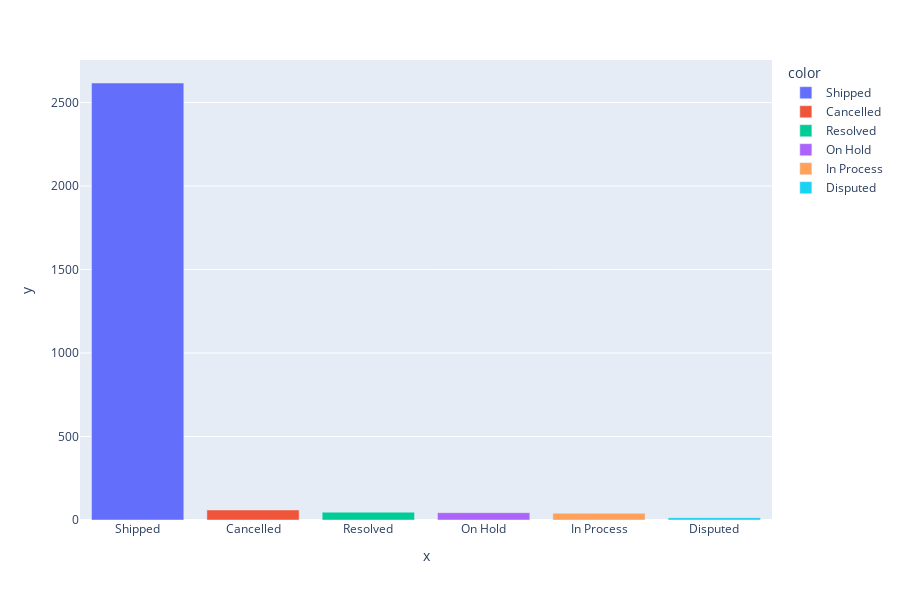

Write notebook code for a chart like this one.
### Markdown cell above
- ¿Cuántos valores de estado de pedido únicos tenemos?
- ¿Tenemos conjuntos de datos balanceados? Comentar el resultado y proponer soluciones para solucionar el problema

### Code cell
barplot_visualization('STATUS')

### Figure 1 — Plotly figure (JSON) as saved in the notebook; plotly's stock layout.template omitted (floating-point values rounded to 4 significant figures)
{"data": [{"alignmentgroup": "True", "hovertemplate": "color=Shipped<br>x=%{x}<br>y=%{y}<extra></extra>", "legendgroup": "Shipped", "marker": {"color": "#636efa", "pattern": {"shape": ""}}, "name": "Shipped", "offsetgroup": "Shipped", "orientation": "v", "showlegend": true, "textposition": "auto", "type": "bar", "x": ["Shipped"], "xaxis": "x", "y": [2617], "yaxis": "y"}, {"alignmentgroup": "True", "hovertemplate": "color=Cancelled<br>x=%{x}<br>y=%{y}<extra></extra>", "legendgroup": "Cancelled", "marker": {"color": "#EF553B", "pattern": {"shape": ""}}, "name": "Cancelled", "offsetgroup": "Cancelled", "orientation": "v", "showlegend": true, "textposition": "auto", "type": "bar", "x": ["Cancelled"], "xaxis": "x", "y": [60], "yaxis": "y"}, {"alignmentgroup": "True", "hovertemplate": "color=Resolved<br>x=%{x}<br>y=%{y}<extra></extra>", "legendgroup": "Resolved", "marker": {"color": "#00cc96", "pattern": {"shape": ""}}, "name": "Resolved", "offsetgroup": "Resolved", "orientation": "v", "showlegend": true, "textposition": "auto", "type": "bar", "x": ["Resolved"], "xaxis": "x", "y": [47], "yaxis": "y"}, {"alignmentgroup": "True", "hovertemplate": "color=On Hold<br>x=%{x}<br>y=%{y}<extra></extra>", "legendgroup": "On Hold", "marker": {"color": "#ab63fa", "pattern": {"shape": ""}}, "name": "On Hold", "offsetgroup": "On Hold", "orientation": "v", "showlegend": true, "textposition": "auto", "type": "bar", "x": ["On Hold"], "xaxis": "x", "y": [44], "yaxis": "y"}, {"alignmentgroup": "True", "hovertemplate": "color=In Process<br>x=%{x}<br>y=%{y}<extra></extra>", "legendgroup": "In Process", "marker": {"color": "#FFA15A", "pattern": {"shape": ""}}, "name": "In Process", "offsetgroup": "In Process", "orientation": "v", "showlegend": true, "textposition": "auto", "type": "bar", "x": ["In Process"], "xaxis": "x", "y": [41], "yaxis": "y"}, {"alignmentgroup": "True", "hovertemplate": "color=Disputed<br>x=%{x}<br>y=%{y}<extra></extra>", "legendgroup": "Disputed", "marker": {"color": "#19d3f3", "pattern": {"shape": ""}}, "name": "Disputed", "offsetgroup": "Disputed", "orientation": "v", "showlegend": true, "textposition": "auto", "type": "bar", "x": ["Disputed"], "xaxis": "x", "y": [14], "yaxis": "y"}], "layout": {"barmode": "relative", "height": 600, "legend": {"title": {"text": "color"}, "tracegroupgap": 0}, "margin": {"t": 60}, "xaxis": {"anchor": "y", "domain": [0, 1], "title": {"text": "x"}}, "yaxis": {"anchor": "x", "domain": [0, 1], "title": {"text": "y"}}}}
